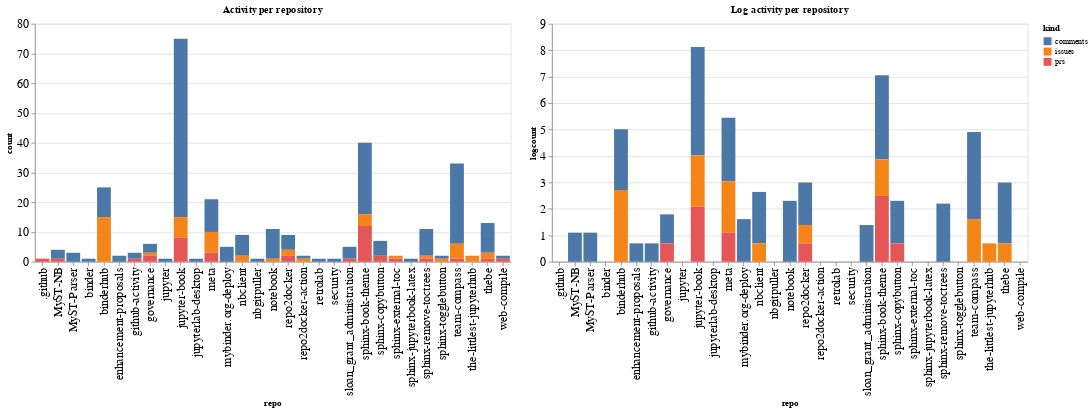

Notebook source saved alongside this figure:
### Code cell
ch1 = alt.Chart(repo_summaries, width=600, title="Activity per repository").mark_bar().encode(
    x='repo',
    y='count',
    color='kind',
    tooltip="kind"
)

ch2 = alt.Chart(repo_summaries, width=600, title="Log activity per repository").mark_bar().encode(
    x='repo',
    y='logcount',
    color='kind',
    tooltip="kind"
)

ch1 | ch2

### Figure 1 — Vega-Lite specification as saved in the notebook (floating-point values rounded to 4 significant figures)
{"config": {"axisLeft": {"labelFontSize": 15}, "axisBottom": {"labelFontSize": 15}}, "hconcat": [{"mark": "bar", "encoding": {"color": {"type": "nominal", "field": "kind"}, "tooltip": {"type": "nominal", "field": "kind"}, "x": {"type": "nominal", "field": "repo"}, "y": {"type": "quantitative", "field": "count"}}, "title": "Activity per repository", "width": 600}, {"mark": "bar", "encoding": {"color": {"type": "nominal", "field": "kind"}, "tooltip": {"type": "nominal", "field": "kind"}, "x": {"type": "nominal", "field": "repo"}, "y": {"type": "quantitative", "field": "logcount"}}, "title": "Log activity per repository", "width": 600}], "data": {"name": "data-9c09391fae490ef663f6dfeac63bcb87"}, "$schema": "https://vega.github.io/schema/vega-lite/v4.8.1.json", "datasets": {"data-9c09391fae490ef663f6dfeac63bcb87": [{"repo": ".github", "kind": "prs", "count": 1, "logcount": 0.0}, {"repo": "MyST-NB", "kind": "comments", "count": 3, "logcount": 1.099}, {"repo": "MyST-NB", "kind": "prs", "count": 1, "logcount": 0.0}, {"repo": "MyST-Parser", "kind": "comments", "count": 3, "logcount": 1.099}, {"repo": "binder", "kind": "comments", "count": 1, "logcount": 0.0}, {"repo": "binderhub", "kind": "comments", "count": 10, "logcount": 2.303}, {"repo": "binderhub", "kind": "issues", "count": 15, "logcount": 2.708}, {"repo": "enhancement-proposals", "kind": "comments", "count": 2, "logcount": 0.6931}, {"repo": "github-activity", "kind": "comments", "count": 2, "logcount": 0.6931}, {"repo": "github-activity", "kind": "prs", "count": 1, "logcount": 0.0}, {"repo": "governance", "kind": "comments", "count": 3, "logcount": 1.099}, {"repo": "governance", "kind": "issues", "count": 1, "logcount": 0.0}, {"repo": "governance", "kind": "prs", "count": 2, "logcount": 0.6931}, {"repo": "jupyter", "kind": "comments", "count": 1, "logcount": 0.0}, {"repo": "jupyter-book", "kind": "comments", "count": 60, "logcount": 4.094}, {"repo": "jupyter-book", "kind": "issues", "count": 7, "logcount": 1.946}, {"repo": "jupyter-book", "kind": "prs", "count": 8, "logcount": 2.079}, {"repo": "jupyterlab-desktop", "kind": "comments", "count": 1, "logcount": 0.0}, {"repo": "meta", "kind": "comments", "count": 11, "logcount": 2.398}, {"repo": "meta", "kind": "issues", "count": 7, "logcount": 1.946}, {"repo": "meta", "kind": "prs", "count": 3, "logcount": 1.099}, {"repo": "mybinder.org-deploy", "kind": "comments", "count": 5, "logcount": 1.609}, {"repo": "nbclient", "kind": "comments", "count": 7, "logcount": 1.946}, {"repo": "nbclient", "kind": "issues", "count": 2, "logcount": 0.6931}, {"repo": "nbgitpuller", "kind": "comments", "count": 1, "logcount": 0.0}, {"repo": "notebook", "kind": "comments", "count": 10, "logcount": 2.303}, {"repo": "notebook", "kind": "issues", "count": 1, "logcount": 0.0}, {"repo": "repo2docker", "kind": "comments", "count": 5, "logcount": 1.609}, {"repo": "repo2docker", "kind": "issues", "count": 2, "logcount": 0.6931}, {"repo": "repo2docker", "kind": "prs", "count": 2, "logcount": 0.6931}, {"repo": "repo2docker-action", "kind": "comments", "count": 1, "logcount": 0.0}, {"repo": "repo2docker-action", "kind": "issues", "count": 1, "logcount": 0.0}, {"repo": "retrolab", "kind": "comments", "count": 1, "logcount": 0.0}, {"repo": "security", "kind": "comments", "count": 1, "logcount": 0.0}, {"repo": "sloan_grant_administration", "kind": "comments", "count": 4, "logcount": 1.386}, {"repo": "sloan_grant_administration", "kind": "prs", "count": 1, "logcount": 0.0}, {"repo": "sphinx-book-theme", "kind": "comments", "count": 24, "logcount": 3.178}, {"repo": "sphinx-book-theme", "kind": "issues", "count": 4, "logcount": 1.386}, {"repo": "sphinx-book-theme", "kind": "prs", "count": 12, "logcount": 2.485}, {"repo": "sphinx-copybutton", "kind": "comments", "count": 5, "logcount": 1.609}, {"repo": "sphinx-copybutton", "kind": "prs", "count": 2, "logcount": 0.6931}, {"repo": "sphinx-external-toc", "kind": "issues", "count": 1, "logcount": 0.0}, {"repo": "sphinx-external-toc", "kind": "prs", "count": 1, "logcount": 0.0}, {"repo": "sphinx-jupyterbook-latex", "kind": "comments", "count": 1, "logcount": 0.0}, {"repo": "sphinx-remove-toctrees", "kind": "comments", "count": 9, "logcount": 2.197}, {"repo": "sphinx-remove-toctrees", "kind": "issues", "count": 1, "logcount": 0.0}, {"repo": "sphinx-remove-toctrees", "kind": "prs", "count": 1, "logcount": 0.0}, {"repo": "sphinx-togglebutton", "kind": "comments", "count": 1, "logcount": 0.0}, {"repo": "sphinx-togglebutton", "kind": "issues", "count": 1, "logcount": 0.0}, {"repo": "team-compass", "kind": "comments", "count": 27, "logcount": 3.296}, {"repo": "team-compass", "kind": "issues", "count": 5, "logcount": 1.609}, {"repo": "team-compass", "kind": "prs", "count": 1, "logcount": 0.0}, {"repo": "the-littlest-jupyterhub", "kind": "issues", "count": 2, "logcount": 0.6931}, {"repo": "thebe", "kind": "comments", "count": 10, "logcount": 2.303}, {"repo": "thebe", "kind": "issues", "count": 2, "logcount": 0.6931}, {"repo": "thebe", "kind": "prs", "count": 1, "logcount": 0.0}, {"repo": "web-compile", "kind": "comments", "count": 1, "logcount": 0.0}, {"repo": "web-compile", "kind": "prs", "count": 1, "logcount": 0.0}]}}
